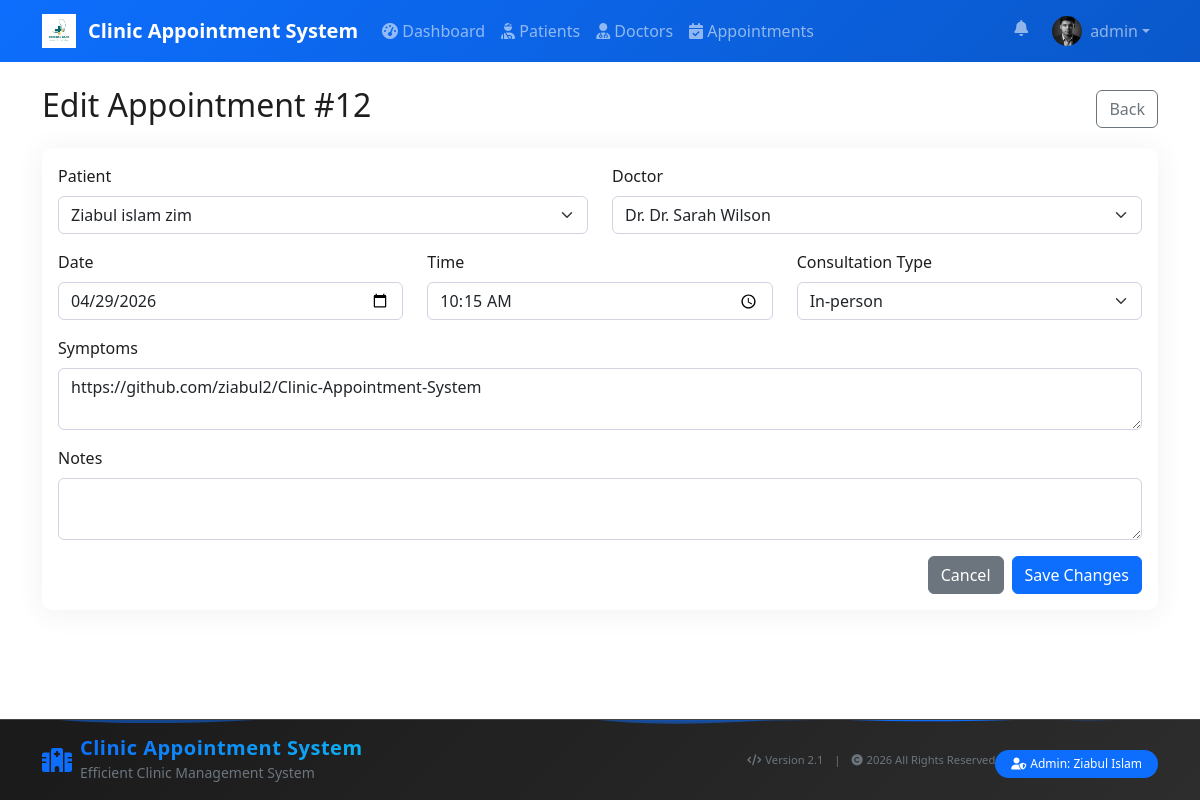
Screenshot of /pages/edit_appointment.php?id=12 (signed in) with the database file from the repository.
### tables this page shows
CREATE TABLE `users` (
  `user_id` int(11) NOT NULL,
  `username` varchar(50) NOT NULL,
  `password` varchar(255) NOT NULL,
  `email` varchar(100) DEFAULT NULL,
  `first_name` varchar(50) DEFAULT NULL,
  `last_name` varchar(50) DEFAULT NULL,
  `profile_picture` varchar(255) DEFAULT NULL,
  `role` enum('admin','receptionist','doctor','patient') DEFAULT 'receptionist',
  `doctor_id` int(11) DEFAULT NULL,
  `created_at` timestamp NOT NULL DEFAULT current_timestamp()
);

CREATE TABLE `appointments` (
  `appointment_id` int(11) NOT NULL,
  `patient_id` int(11) DEFAULT NULL,
  `doctor_id` int(11) DEFAULT NULL,
  `appointment_date` date NOT NULL,
  `appointment_time` time NOT NULL,
  `appointment_serial` int(11) DEFAULT NULL,
  `status` enum('scheduled','completed','cancelled','no-show') DEFAULT 'scheduled',
  `payment_status` enum('pending','paid','partial','refunded') DEFAULT 'pending',
  `payment_method` varchar(50) DEFAULT NULL,
  `amount_paid` decimal(10,2) DEFAULT 0.00,
  `payment_notes` text DEFAULT NULL,
  `payment_date` datetime DEFAULT NULL,
  `consultation_fee` decimal(10,2) DEFAULT 0.00,
  `urgency_level` enum('low','normal','high','emergency') DEFAULT 'normal',
  `estimated_duration` int(11) DEFAULT 30,
  `diagnosis` text DEFAULT NULL,
  `prescription` text DEFAULT NULL,
  `is_admitted` tinyint(1) DEFAULT 0,
  `admission_notes` text DEFAULT NULL,
  `admission_date` datetime DEFAULT NULL,
  `notes` text DEFAULT NULL,
  `consultation_type` enum('general','follow-up','emergency','routine') DEFAULT 'general',
  `symptoms` text DEFAULT NULL,
  `created_at` timestamp NOT NULL DEFAULT current_timestamp(),
  `updated_at` timestamp NOT NULL DEFAULT current_timestamp() ON UPDATE current_timestamp()
);

### config/config.php (called while the page is built, shortened)
<?php
if (file_exists(__DIR__ . '/../includes/functions.php')) {
    require_once __DIR__ . '/../includes/functions.php';
}
function isLoggedIn() {
    return isset($_SESSION['user_id']);
}
?>

### includes/functions.php (called while the page is built, shortened)
<?php
function pageFadeIn() {
    return 'fade-in';
}
?>

### pages/edit_appointment.php (the view, shortened to what this page needs)
<?php
require_once '../includes/header.php';
$appointment_id = intval($_GET['id']);
try {
    $q = $db->prepare('SELECT a.*, p.first_name AS pfn, p.last_name AS pln, p.patient_id, d.first_name AS dfn, d.last_name AS dln, d.doctor_id FROM appointments a LEFT JOIN patients p ON a.patient_id = p.patient_id LEFT JOIN doctors d ON a.doctor_id = d.doctor_id WHERE a.appointment_id = :id LIMIT 1');
    $q->bindParam(':id', $appointment_id);
    $q->execute();
    $apt = $q->fetch(PDO::FETCH_ASSOC);
    $patients = $db->query('SELECT patient_id, first_name, last_name FROM patients ORDER BY first_name')->fetchAll(PDO::FETCH_ASSOC);
    $doctors = $db->query('SELECT doctor_id, first_name, last_name FROM doctors ORDER BY first_name')->fetchAll(PDO::FETCH_ASSOC);
} catch (Exception $e) {
    logAction('EDIT_APPOINTMENT_ERROR', $e->getMessage());
    $_SESSION['error'] = 'Failed to load appointment.';
    redirect('appointments.php');
}
?>
<div class="d-flex justify-content-between align-items-center mb-3">
    <h1 class="h2">Edit Appointment #<?php echo $appointment_id; ?></h1>
    <a href="appointments.php" class="btn btn-outline-secondary">Back</a>
</div>
<div class="card">
    <div class="card-body">
        <form method="POST" action="../process.php?action=edit_appointment">
            <div class="row">
                <div class="col-md-6 mb-3">
                    <label class="form-label">Patient</label>
                    <select name="patient_id" class="form-select" required>
                        <?php foreach ($patients as $p): ?>
                            <option value="<?php echo $p['patient_id']; ?>" <?php echo ($p['patient_id']==$apt['patient_id'])? 'selected' : ''; ?>><?php echo htmlspecialchars($p['first_name'].' '.$p['last_name']); ?></option>
                        <?php endforeach; ?>
                    </select>
                </div>
                <div class="col-md-6 mb-3">
                    <label class="form-label">Doctor</label>
                    <select name="doctor_id" class="form-select" required>
                        <?php foreach ($doctors as $d): ?>
                            <option value="<?php echo $d['doctor_id']; ?>" <?php echo ($d['doctor_id']==$apt['doctor_id'])? 'selected' : ''; ?>>Dr. <?php echo htmlspecialchars($d['first_name'].' '.$d['last_name']); ?></option>
                        <?php endforeach; ?>
                    </select>
                </div>
            </div>
            <div class="row">
                <div class="col-md-4 mb-3">
                    <label class="form-label">Date</label>
                    <input type="date" name="appointment_date" class="form-control" value="<?php echo htmlspecialchars($apt['appointment_date']); ?>" required>
                </div>
                <div class="col-md-4 mb-3">
                    <label class="form-label">Time</label>
                    <input type="time" name="appointment_time" class="form-control" value="<?php echo htmlspecialchars($apt['appointment_time']); ?>" required>
                </div>
                <div class="col-md-4 mb-3">
                    <label class="form-label">Consultation Type</label>
                    <select name="consultation_type" class="form-select">
                        <option value="in-person" <?php echo ($apt['consultation_type']=='in-person')? 'selected':''; ?>>In-person</option>
                    </select>
                </div>
            </div>
            <div class="mb-3">
                <label class="form-label">Symptoms</label>
                <textarea name="symptoms" class="form-control"><?php echo htmlspecialchars($apt['symptoms'] ?? ''); ?></textarea>
            </div>
            <div class="mb-3">
                <label class="form-label">Notes</label>
                <textarea name="notes" class="form-control"><?php echo htmlspecialchars($apt['notes'] ?? ''); ?></textarea>
            </div>
            <div class="d-flex justify-content-end">
                <a href="appointments.php" class="btn btn-secondary me-2">Cancel</a>
                <button type="submit" class="btn btn-primary">Save Changes</button>
            </div>
        </form>
    </div>
</div>
<?php require_once '../includes/footer.php'; ?>

### includes/header.php (shortened to what this page needs)
<?php
require_once __DIR__ . '/../config/config.php';
?>
<!DOCTYPE html>
<html lang="en">
<head>
    <link href="https://cdn.jsdelivr.net/npm/bootstrap@5.1.3/dist/css/bootstrap.min.css" rel="stylesheet">
    <link rel="stylesheet" href="https://cdnjs.cloudflare.com/ajax/libs/font-awesome/6.0.0/css/all.min.css">
    <link href="../assets/css/style.css" rel="stylesheet">
</head>
<body class="has-fixed-navbar">
    <nav class="navbar navbar-expand-lg navbar-dark navbar-transparent">
        <div class="container">
            <a class="navbar-brand d-flex align-items-center" href="../index.php">
                <?php
                $logoRelPath = '../assets/images/logo_white.png';
                $logoAbsPath = __DIR__ . '/../assets/images/logo_white.png';
                if (file_exists($logoAbsPath)):
                ?>
                    <img src="<?php echo $logoRelPath; ?>" alt="<?php echo SITE_NAME; ?>" style="height:34px;object-fit:contain;margin-right:8px;">
                <?php else: ?>
                    <i class="fas fa-hospital-alt me-2"></i>
                <?php endif; ?>
                <span class="ms-1"><?php echo SITE_NAME; ?></span>
            </a>
            <div class="collapse navbar-collapse" id="navbarNav">
                <?php if (isLoggedIn()): ?>
                <ul class="navbar-nav me-auto">
                    <li class="nav-item">
                        <a class="nav-link" href="../pages/dashboard.php"><i class="fas fa-tachometer-alt"></i> Dashboard</a>
                    </li>
                    <?php $role = strtolower($_SESSION['role'] ?? ''); ?>
                    <?php if ($role === 'doctor'): ?>
                        <li class="nav-item">
                            <a class="nav-link" href="../pages/prescriptions.php"><i class="fas fa-file-prescription"></i> Prescriptions</a>
                        </li>
                    <?php else: ?>
                        <li class="nav-item">
                            <a class="nav-link" href="../pages/patients.php"><i class="fas fa-user-injured"></i> Patients</a>
                        </li>
                        <li class="nav-item">
                            <a class="nav-link" href="../pages/doctors.php"><i class="fas fa-user-md"></i> Doctors</a>
                        </li>
                        <li class="nav-item">
                            <a class="nav-link" href="../pages/appointments.php"><i class="fas fa-calendar-check"></i> Appointments</a>
                        </li>
                    <?php endif; ?>
                </ul>
                <?php endif; ?>
                <ul class="navbar-nav">
                    <?php if (isLoggedIn()):
                        $avatarUrl = '../assets/images/default_avatar.png';
                        if (defined('DB_OK') && DB_OK && isset($db) && $db instanceof PDO) {
                            try {
                                $uqq = $db->prepare('SELECT profile_picture, first_name, last_name FROM users WHERE user_id = :id LIMIT 1');
                                $uqq->bindParam(':id',
                                    $_SESSION['user_id']);
                                $uqq->execute();
                                $urow = $uqq->fetch(PDO::FETCH_ASSOC);
                                if (!empty($urow['profile_picture']) && file_exists(__DIR__ . '/../uploads/users/' . $urow['profile_picture'])) {
                                    $avatarUrl = '../uploads/users/' . $urow['profile_picture'];
                                }
                            } catch (Throwable $e) { $profileFullName = $_SESSION['username']; }
                        }
                    ?>
                        <li class="nav-item dropdown position-relative me-2">
                            <a class="nav-link position-relative" href="#" id="notificationBell" role="button" data-bs-toggle="dropdown" aria-expanded="false">
                                <i class="fas fa-bell"></i>
                            </a>
                        </li>
                        <li class="nav-item dropdown">
                            <a class="nav-link dropdown-toggle d-flex align-items-center" href="#" id="userMenu" role="button" data-bs-toggle="dropdown" aria-expanded="false">
                                <img src="<?php echo $avatarUrl; ?>" alt="avatar" style="width:30px;height:30px;object-fit:cover;border-radius:50%;margin-right:8px;">
                                <span class="d-none d-md-inline"><?php echo htmlspecialchars($_SESSION['username']); ?></span>
                            </a>
                        </li>
                    <?php endif; ?>
                </ul>
            </div>
        </div>
    </nav>
    <div class="container mt-4 <?php echo function_exists('pageFadeIn') ? pageFadeIn() : ''; ?>">

### assets/css/style.css (style rules this page uses)
:root { --primary-color: #0d6efd; --secondary-color: #6c757d; --success-color: #198754; --danger-color: #dc3545; --warning-color: #ffc107; --info-color: #0dcaf0; --bg: #ffffff; --panel-bg: #ffffff; --text-color: #1e1e1e; --muted-color: #6c757d; --navbar-rgba: 10,25,41; }
html, body { width: 100%; height: 100%; overflow-y: auto; pointer-events: auto; }
body { font-family: 'Segoe UI', Tahoma, Geneva, Verdana, sans-serif; background-color: var(--bg); color: var(--text-color); }
.card { border: none; border-radius: 10px; background: var(--panel-bg); box-shadow: 0 0.15rem 1.75rem 0 rgba(58, 59, 69, 0.08); transition: all 0.3s; }
.navbar-brand { font-weight: 600; }
.btn { border-radius: 6px; font-weight: 500; }
.form-control, .form-select { border-radius: 6px; border: 1px solid #d1d3e2; }
.navbar-dark { background: linear-gradient(135deg, var(--primary-color) 0%, #0a58ca 100%); }

### includes/footer.php (style rules this page uses)
.fade-in { animation: fadeIn 1.5s ease-out; }
html, body { height: 100%; }
body { display: flex; flex-direction: column; min-height: 100vh; }
.container { flex: 1; }

### rows the page displays
users: profile_picture (picture)
appointments: appointment_date "04/29/2026", appointment_time "10:15:00", symptoms "https://github.com/ziabul2/Clinic-Appointment-System"

### other values shown
SITE_NAME "Clinic Appointment System"
$_SESSION['username'] "admin"
$appointment_id "12"
form field patient_id "Ziabul islam zim"
